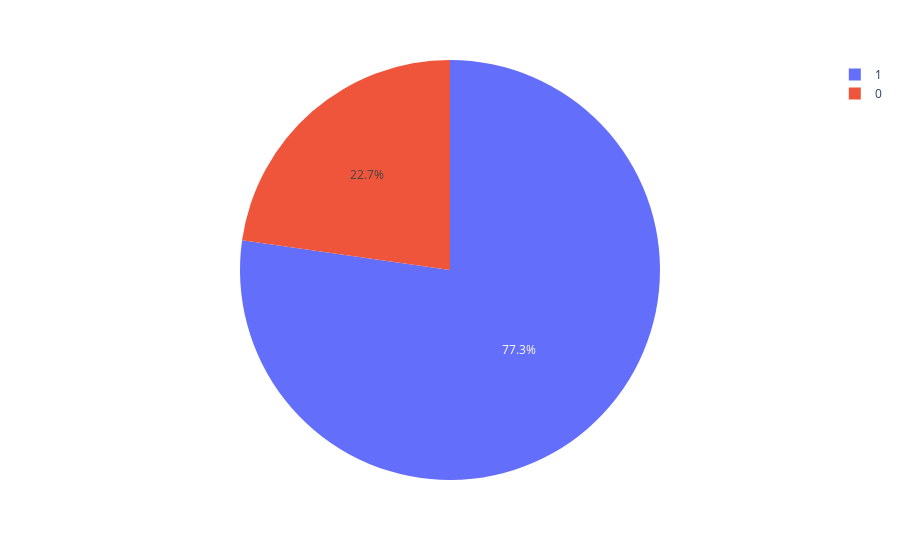

Notebook code for this chart:
### Code cell
# Graficar el estado civil
# 0 - solterxs
# 1 - casadxs

fig4 = px.pie(df, names="Married")
fig4.show()

### Figure 1 — Plotly figure (JSON) as saved in the notebook; plotly's stock layout.template omitted (floating-point values rounded to 4 significant figures; data arrays with more than 128 entries replaced by an {"elided": "..."} marker saying what was removed)
{"data": [{"domain": {"x": [0, 1], "y": [0, 1]}, "hovertemplate": "Married=%{label}<extra></extra>", "labels": {"elided": "1429 int values"}, "legendgroup": "", "name": "", "showlegend": true, "type": "pie"}], "layout": {"legend": {"tracegroupgap": 0}, "margin": {"t": 60}}}
